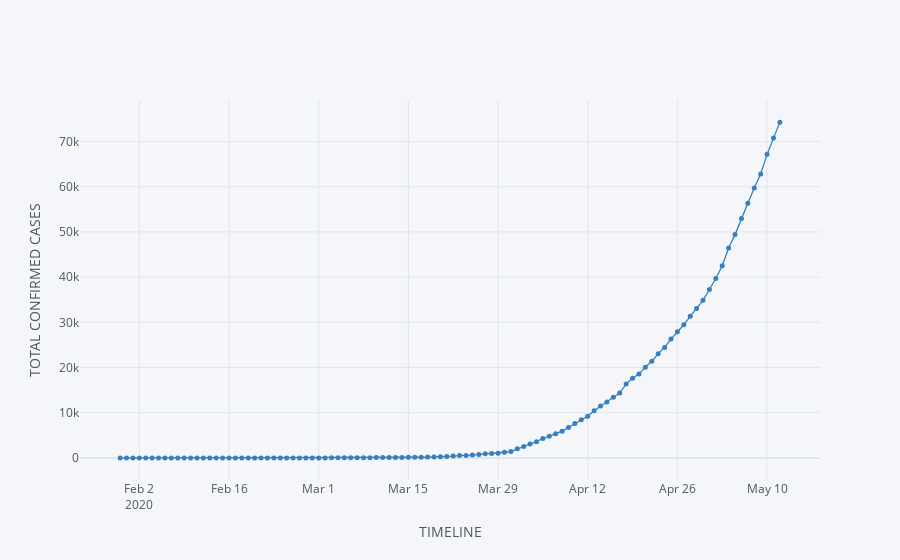
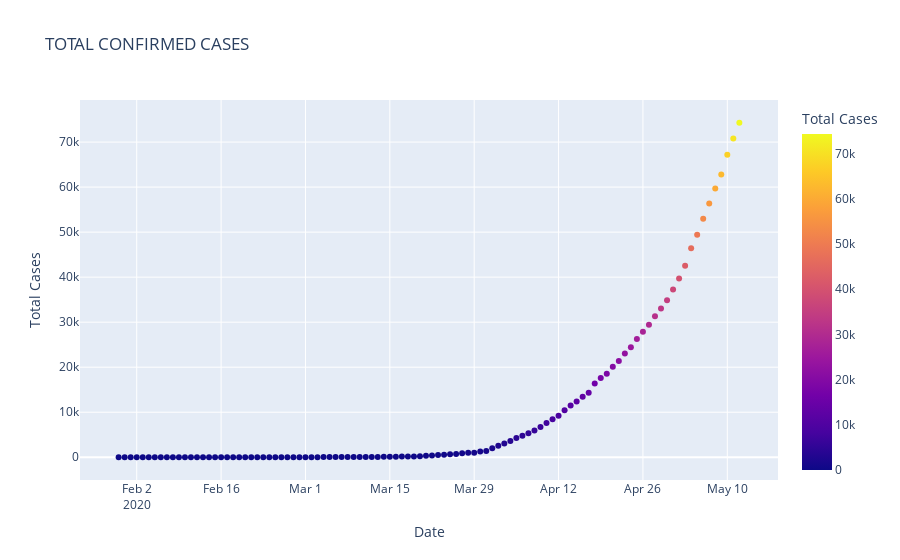

Notebook cell for these charts, in order:
### Code cell
dbd_India.iplot(kind='scatter',x='Date',y='Total Cases',xTitle="TIMELINE",yTitle="TOTAL CONFIRMED CASES",mode='markers+lines',colors='BLUE',size=5)

##plotly express gives a better representation of threshold values
fig=px.scatter(dbd_India,x='Date',y='Total Cases',color='Total Cases',title="TOTAL CONFIRMED CASES")
fig.show()
